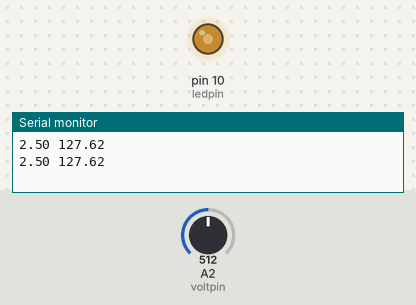
Recording of a sketch running on a simulated Arduino Uno, built with avr-gcc and run on an emulated ATmega328P. On the bench: output pins drawn as LEDs (lit = HIGH), the last lines printed to the serial monitor. The test bench sets the inputs (shaded band); at power-on: A2 (voltpin) = 512.

Above: at 1.8 s.
1.9 s: A2 (voltpin) set to 716
At 2.7 s:
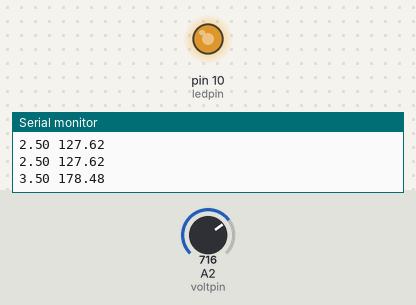
3.5 s: A2 (voltpin) set to 900
At 4.3 s:
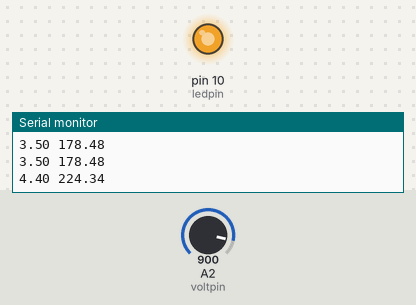
5.5 s: A2 (voltpin) set to 122
At 7.0 s:
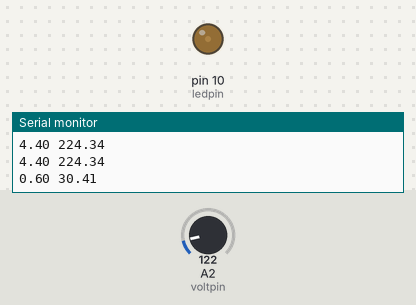
7.5 s: A2 (voltpin) set to 0
At 8.6 s:
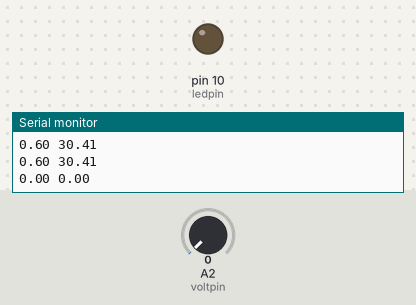
9.5 s: A2 (voltpin) set to 511
At 11.4 s:
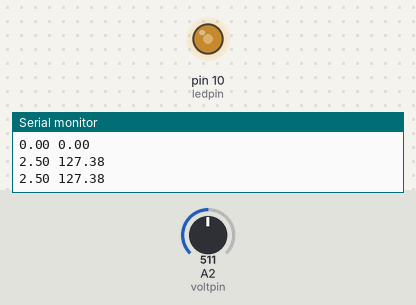
Timing chart, 0 to 12.5 s (numbered marks = the images above; inputs shaded):
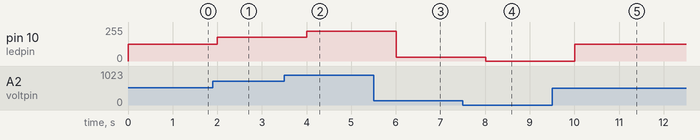

The sketch:

potentiometer.ino
```cpp
int voltpin=A2;
int ledpin=10;
int readval;
float pinvolt;
float v2;
int t=1000;
void setup() {
  // put your setup code here, to run once:
  Serial.begin(9600);
  pinMode(voltpin, INPUT);
  pinMode(ledpin, OUTPUT);
}

void loop() {
  // put your main code here, to run repeatedly:
  readval=analogRead(voltpin);
  v2=(5./1023.)*readval;
  pinvolt=((255./1023.)*readval);
  Serial.print(v2);
  Serial.print(" ");
  Serial.println(pinvolt);
  analogWrite(ledpin, pinvolt);
  delay(t);
}
```

Measured:
- after the input at 1.9 s, pin 10 (ledpin): 127/255 → 178/255 after 0.10 s
- after the input at 3.5 s, pin 10 (ledpin): 178/255 → 224/255 after 0.51 s
- after the input at 5.5 s, pin 10 (ledpin): 224/255 → 30/255 after 0.51 s
- after the input at 7.5 s, pin 10 (ledpin): 30/255 → 0/255 after 0.51 s
- after the input at 9.5 s, pin 10 (ledpin): 0/255 → 127/255 after 0.51 s
